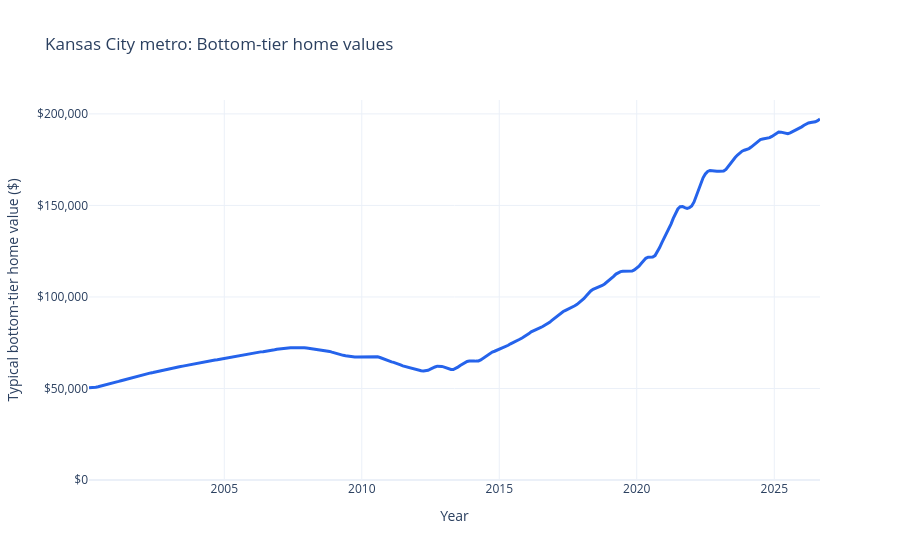

Notebook code cell kept with this figure:
### Code cell
import plotly.express as px

fig = px.line(
    kc_monthly,
    x="date",
    y="bottom_tier_zhvi",
    title="Kansas City metro: Bottom-tier home values",
    labels={
        "date": "Year",
        "bottom_tier_zhvi": "Typical bottom-tier home value ($)"
    },
    template="plotly_white"
)

fig.update_traces(
    line_color="#2563EB",
    line_width=3,
    hovertemplate="%{x|%b %Y}<br>$%{y:,.0f}<extra></extra>"
)

fig.update_layout(
    height=500,
    yaxis_tickprefix="$",
    yaxis_tickformat=",",
    yaxis_rangemode="tozero"
)

fig.show()

### Figure 1 — Plotly figure (JSON) as saved in the notebook; plotly's stock layout.template omitted (floating-point values rounded to 4 significant figures; data arrays with more than 128 entries replaced by an {"elided": "..."} marker saying what was removed)
{"data": [{"hovertemplate": "%{x|%b %Y}<br>$%{y:,.0f}<extra></extra>", "legendgroup": "", "line": {"color": "#2563EB", "dash": "solid", "width": 3}, "marker": {"symbol": "circle"}, "mode": "lines", "name": "", "orientation": "v", "showlegend": false, "type": "scatter", "x": {"elided": "320 str values"}, "xaxis": "x", "y": {"elided": "320 float values"}, "yaxis": "y"}], "layout": {"autosize": true, "legend": {"tracegroupgap": 0}, "title": {"text": "Kansas City metro: Bottom-tier home values"}, "xaxis": {"anchor": "y", "autorange": true, "domain": [0, 1], "range": ["2000-01-31", "2026-08-31"], "title": {"text": "Year"}, "type": "date"}, "yaxis": {"anchor": "x", "autorange": true, "domain": [0, 1], "range": [0, 207600.0], "rangemode": "tozero", "tickformat": ",", "tickprefix": "$", "title": {"text": "Typical bottom-tier home value ($)"}, "type": "linear"}}}
